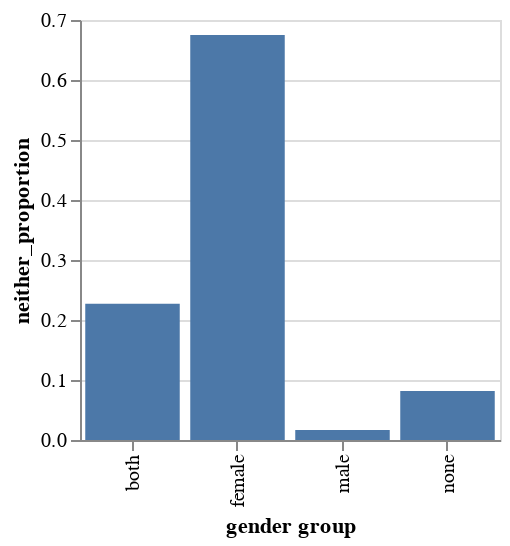

The code cell stored with this chart in its notebook:
### Markdown cell above
#### Comments that are neither hateful nor offensive and gender

### Code cell
# df with hate and offensive comments (no comments classified as neither)
neither = comments[comments['davidson_label'] == 2].copy()
neither = make_groups(neither)

# make copy so neither can be merged
neither_copy = neither.copy(deep = True)
neither = neither.rename(columns = {'count':'neither_count', 'proportion':'neither_proportion'})

# chi-square and post-hoc chi-square if necessary
neither_chi_df = chi_square_process(neither_copy)
display(neither_chi_df)

# display histogram of gender groups included in toxic comments
neither_chart = alt.Chart(neither).mark_bar().encode(
    x = alt.X('gender:N', axis=alt.Axis(title = 'gender group')),
    y = alt.Y('neither_proportion:Q')).properties(width = 210, height = 210)

display(neither_chart)

### Figure 1 — Vega-Lite specification as saved in the notebook (floating-point values rounded to 4 significant figures)
{"config": {"view": {"continuousWidth": 400, "continuousHeight": 300}}, "data": {"name": "data-1b2f2a7f177a4ad852059494e5fae4eb"}, "mark": "bar", "encoding": {"x": {"type": "nominal", "axis": {"title": "gender group"}, "field": "gender"}, "y": {"type": "quantitative", "field": "neither_proportion"}}, "height": 210, "width": 210, "$schema": "https://vega.github.io/schema/vega-lite/v4.8.1.json", "datasets": {"data-1b2f2a7f177a4ad852059494e5fae4eb": [{"gender": "both", "neither_count": 21040, "neither_proportion": 0.2269}, {"gender": "female", "neither_count": 62587, "neither_proportion": 0.675}, {"gender": "male", "neither_count": 1527, "neither_proportion": 0.0165}, {"gender": "none", "neither_count": 7568, "neither_proportion": 0.0816}]}}
